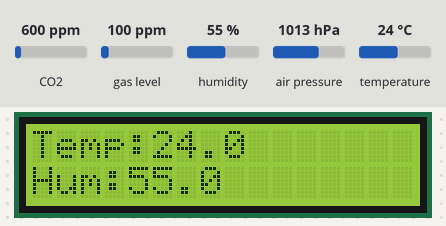
A program run on a simulated ESP32. Shown: 16×2 character LCD. The inputs (shaded band) are chosen by the test bench; at power-on: CO2 600 ppm, humidity 55 %, air pressure 1013 hPa, temperature 24 °C, gas level 100 ppm. WiFi joins after 1.5 s; servers stay silent unless stated; uploads are accepted with an empty reply; what the program prints to the serial monitor is not drawn.

Above: at 3.6 s.
3.7 s: CO2 set to 452 ppm
At 10.3 s:
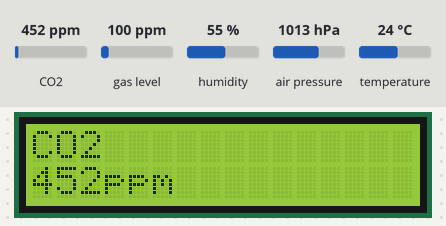
12.6 s: humidity set to 22 %
At 21.4 s:
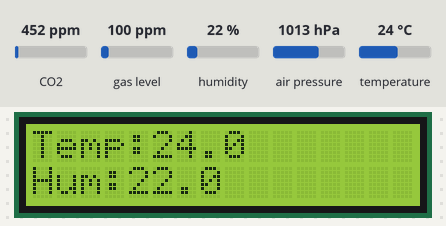
21.5 s: air pressure set to 952 hPa
At 25.5 s:
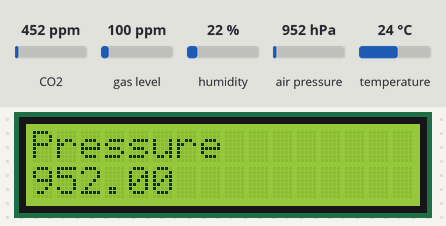
28.6 s: temperature set to 12 °C
At 31.5 s:
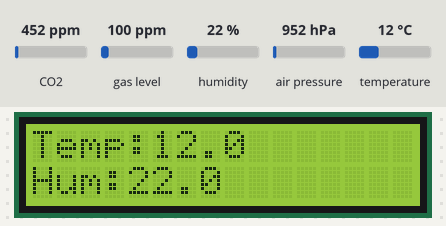
Timing chart, 0 to 33.0 s (numbered marks = the images above; inputs shaded):
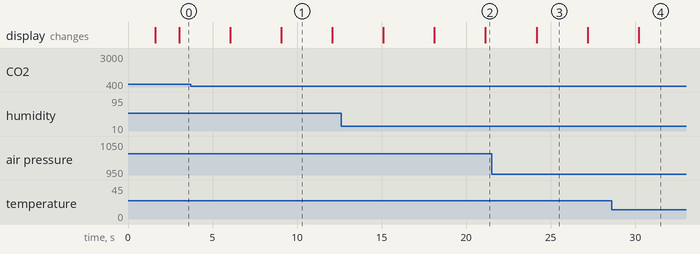

The program:

main.cpp
```cpp
#include <Wire.h>
#include <Adafruit_Sensor.h>
#include <Adafruit_BME280.h>
#include <LiquidCrystal_I2C.h>
#include "Adafruit_CCS811.h"
#include <WiFi.h>
#include <WiFiManager.h>
#include <HTTPClient.h>

#define SEALEVELPRESSURE_HPA (1013.25)

/* SUPABASE */
const char *supabaseUrl = "https://wjvjxxrgwipmarpwpebp.supabase.co/rest/v1/sensor_data";
const char *supabaseKey = "eyJhbGciOiJIUzI1NiIsInR5cCI6IkpXVCJ9.eyJpc3MiOiJzdXBhYmFzZSIsInJlZiI6Indqdmp4eHJnd2lwbWFycHdwZWJwIiwicm9sZSI6ImFub24iLCJpYXQiOjE3NzM2NjExNjcsImV4cCI6MjA4OTIzNzE2N30.5z2fmWyVL5X8PImk4fLkn_M5J11YGYlGSMVOzHyqJPM";

/* LCD */
LiquidCrystal_I2C lcd(0x27, 16, 2);

/* Sensors */
Adafruit_BME280 bme;
Adafruit_CCS811 ccs;

/* WiFi */
WiFiManager wifiManager;

/* Sensor flags */
bool bmeReady = false;
bool ccsReady = false;

/* Send data to Supabase */
void sendDataToSupabase()
{
    if (WiFi.status() != WL_CONNECTED)
        return;

    float temperature = bmeReady ? bme.readTemperature() : 0;
    float humidity = bmeReady ? bme.readHumidity() : 0;
    float pressure = bmeReady ? bme.readPressure() / 100.0F : 0;

    float co2 = 0;
    if (ccsReady && ccs.available() && !ccs.readData())
        co2 = ccs.geteCO2();

    String json = "{";
    json += "\"temperature\":" + String(temperature, 2) + ",";
    json += "\"humidity\":" + String(humidity, 2) + ",";
    json += "\"pressure\":" + String(pressure, 2) + ",";
    json += "\"co2\":" + String(co2);
    json += "}";

    HTTPClient http;

    http.begin(supabaseUrl);
    http.addHeader("Content-Type", "application/json");
    http.addHeader("apikey", supabaseKey);
    http.addHeader("Authorization", String("Bearer ") + supabaseKey);
    http.addHeader("Prefer", "return=minimal");

    int response = http.POST(json);

    Serial.print("Supabase response: ");
    Serial.println(response);

    http.end();
}

/* LCD display */
void updateLCDDisplay()
{
    static int screen = 0;

    lcd.clear();

    if (screen == 0 && bmeReady)
    {
        lcd.setCursor(0, 0);
        lcd.print("Temp:");
        lcd.print(bme.readTemperature(), 1);

        lcd.setCursor(0, 1);
        lcd.print("Hum:");
        lcd.print(bme.readHumidity(), 1);
    }

    if (screen == 1 && bmeReady)
    {
        lcd.setCursor(0, 0);
        lcd.print("Pressure");

        lcd.setCursor(0, 1);
        lcd.print(bme.readPressure() / 100.0F);
    }

    if (screen == 2 && ccsReady && ccs.available() && !ccs.readData())
    {
        lcd.setCursor(0, 0);
        lcd.print("CO2");

        lcd.setCursor(0, 1);
        lcd.print((int)ccs.geteCO2());
        lcd.print("ppm");
    }

    screen = (screen + 1) % 3;
}

void setup()
{
    Serial.begin(115200);

    lcd.init();
    lcd.backlight();

    Wire.begin(21, 22);

    /* BME280 */
    if (bme.begin(0x76))
    {
        bmeReady = true;
        Serial.println("BME280 ready");
    }

    /* CCS811 */
    if (ccs.begin())
    {
        ccsReady = true;
        Serial.println("CO2 sensor ready");
    }

    /* WiFi */
    lcd.setCursor(0, 0);
    lcd.print("Connecting WiFi");

    if (!wifiManager.autoConnect("SleepTracker-ESP32", "password123"))
    {
        ESP.restart();
    }

    Serial.println("WiFi Connected");
    Serial.println(WiFi.localIP());

    lcd.clear();
    lcd.setCursor(0, 0);
    lcd.print("WiFi Connected");
}

void loop()
{
    static unsigned long lastDisplay = 0;
    static unsigned long lastSupabase = 0;

    /* Update LCD every 3s */
    if (millis() - lastDisplay > 3000)
    {
        updateLCDDisplay();
        lastDisplay = millis();
    }

    /* Send to Supabase every 5s */
    if (millis() - lastSupabase > 5000)
    {
        sendDataToSupabase();
        lastSupabase = millis();
    }
}
```

Measured:
- what the display in image 1 shows lasts 3.0 s, from 9.1 s to 12.1 s
